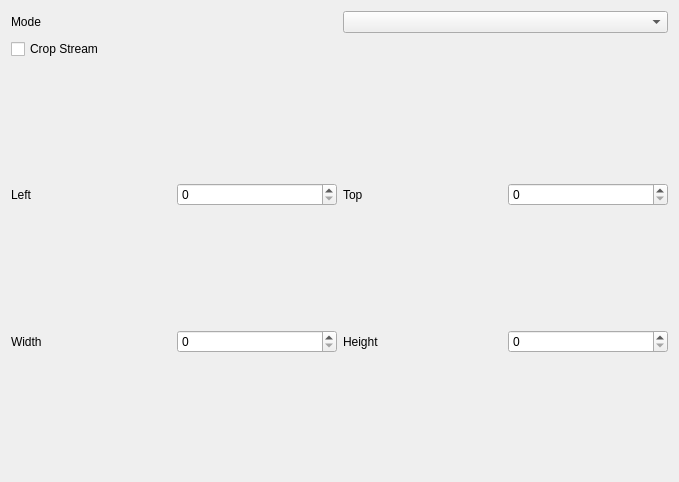
<?xml version="1.0" encoding="UTF-8"?>
<ui version="4.0">
 <class>AmbientObs</class>
 <widget class="QWidget" name="AmbientObs">
  <property name="geometry">
   <rect>
    <x>0</x>
    <y>0</y>
    <width>679</width>
    <height>482</height>
   </rect>
  </property>
  <layout class="QGridLayout" name="gridLayout" columnstretch="0,0">
   <item row="0" column="0">
    <widget class="QLabel" name="modeLabel">
     <property name="text">
      <string>Mode</string>
     </property>
    </widget>
   </item>
   <item row="0" column="1">
    <widget class="QComboBox" name="mode"/>
   </item>
   <item row="1" column="0">
    <widget class="QCheckBox" name="crop">
     <property name="text">
      <string>Crop Stream</string>
     </property>
    </widget>
   </item>
   <item row="2" column="0" colspan="2">
    <widget class="QFrame" name="cropFrame">
     <property name="frameShape">
      <enum>QFrame::Shape::NoFrame</enum>
     </property>
     <property name="frameShadow">
      <enum>QFrame::Shadow::Raised</enum>
     </property>
     <layout class="QGridLayout" name="gridLayout_2" columnstretch="0,0,0,0">
      <property name="leftMargin">
       <number>0</number>
      </property>
      <property name="topMargin">
       <number>0</number>
      </property>
      <property name="rightMargin">
       <number>0</number>
      </property>
      <property name="bottomMargin">
       <number>0</number>
      </property>
      <item row="1" column="2">
       <widget class="QLabel" name="cropTopLabel">
        <property name="text">
         <string>Top</string>
        </property>
       </widget>
      </item>
      <item row="2" column="0">
       <widget class="QLabel" name="cropWidthLabel">
        <property name="text">
         <string>Width</string>
        </property>
       </widget>
      </item>
      <item row="1" column="1">
       <widget class="QSpinBox" name="cropLeft">
        <property name="maximum">
         <number>9999</number>
        </property>
       </widget>
      </item>
      <item row="2" column="2">
       <widget class="QLabel" name="cropHeightLabel">
        <property name="text">
         <string>Height</string>
        </property>
       </widget>
      </item>
      <item row="2" column="1">
       <widget class="QSpinBox" name="cropWidth">
        <property name="maximum">
         <number>9999</number>
        </property>
       </widget>
      </item>
      <item row="1" column="0">
       <widget class="QLabel" name="cropLeftLabel">
        <property name="text">
         <string>Left</string>
        </property>
       </widget>
      </item>
      <item row="1" column="3">
       <widget class="QSpinBox" name="cropTop">
        <property name="maximum">
         <number>9999</number>
        </property>
       </widget>
      </item>
      <item row="2" column="3">
       <widget class="QSpinBox" name="cropHeight">
        <property name="maximum">
         <number>9999</number>
        </property>
       </widget>
      </item>
     </layout>
    </widget>
   </item>
  </layout>
 </widget>
 <customwidgets>
  <customwidget>
   <class>QTooltipedSlider</class>
   <extends>QSlider</extends>
   <header location="global">QTooltipedSlider.h</header>
  </customwidget>
 </customwidgets>
 <resources/>
 <connections/>
</ui>
